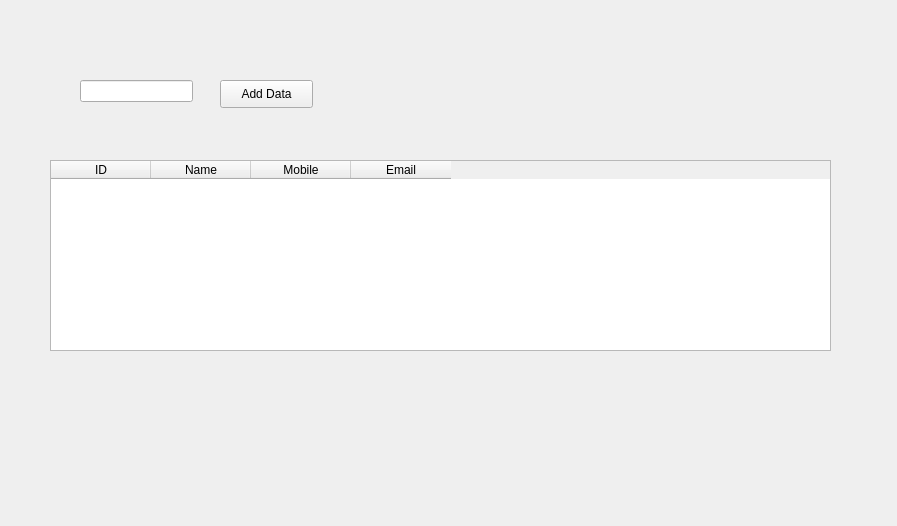
<?xml version="1.0" encoding="UTF-8"?>
<ui version="4.0">
 <class>Form</class>
 <widget class="QWidget" name="Form">
  <property name="geometry">
   <rect>
    <x>0</x>
    <y>0</y>
    <width>897</width>
    <height>526</height>
   </rect>
  </property>
  <property name="windowTitle">
   <string>Form</string>
  </property>
  <property name="autoFillBackground">
   <bool>false</bool>
  </property>
  <widget class="QTableWidget" name="data_table">
   <property name="enabled">
    <bool>true</bool>
   </property>
   <property name="geometry">
    <rect>
     <x>50</x>
     <y>160</y>
     <width>781</width>
     <height>191</height>
    </rect>
   </property>
   <property name="sizePolicy">
    <sizepolicy hsizetype="Maximum" vsizetype="Expanding">
     <horstretch>200</horstretch>
     <verstretch>0</verstretch>
    </sizepolicy>
   </property>
   <property name="layoutDirection">
    <enum>Qt::LeftToRight</enum>
   </property>
   <property name="sizeAdjustPolicy">
    <enum>QAbstractScrollArea::AdjustToContentsOnFirstShow</enum>
   </property>
   <column>
    <property name="text">
     <string>ID</string>
    </property>
    <property name="textAlignment">
     <set>AlignCenter</set>
    </property>
   </column>
   <column>
    <property name="text">
     <string>Name</string>
    </property>
    <property name="textAlignment">
     <set>AlignCenter</set>
    </property>
   </column>
   <column>
    <property name="text">
     <string>Mobile</string>
    </property>
    <property name="textAlignment">
     <set>AlignCenter</set>
    </property>
   </column>
   <column>
    <property name="text">
     <string>Email</string>
    </property>
    <property name="textAlignment">
     <set>AlignCenter</set>
    </property>
   </column>
  </widget>
  <widget class="QLineEdit" name="name">
   <property name="geometry">
    <rect>
     <x>80</x>
     <y>80</y>
     <width>113</width>
     <height>22</height>
    </rect>
   </property>
  </widget>
  <widget class="QPushButton" name="addData">
   <property name="geometry">
    <rect>
     <x>220</x>
     <y>80</y>
     <width>93</width>
     <height>28</height>
    </rect>
   </property>
   <property name="text">
    <string>Add Data</string>
   </property>
  </widget>
 </widget>
 <resources/>
 <connections/>
</ui>
